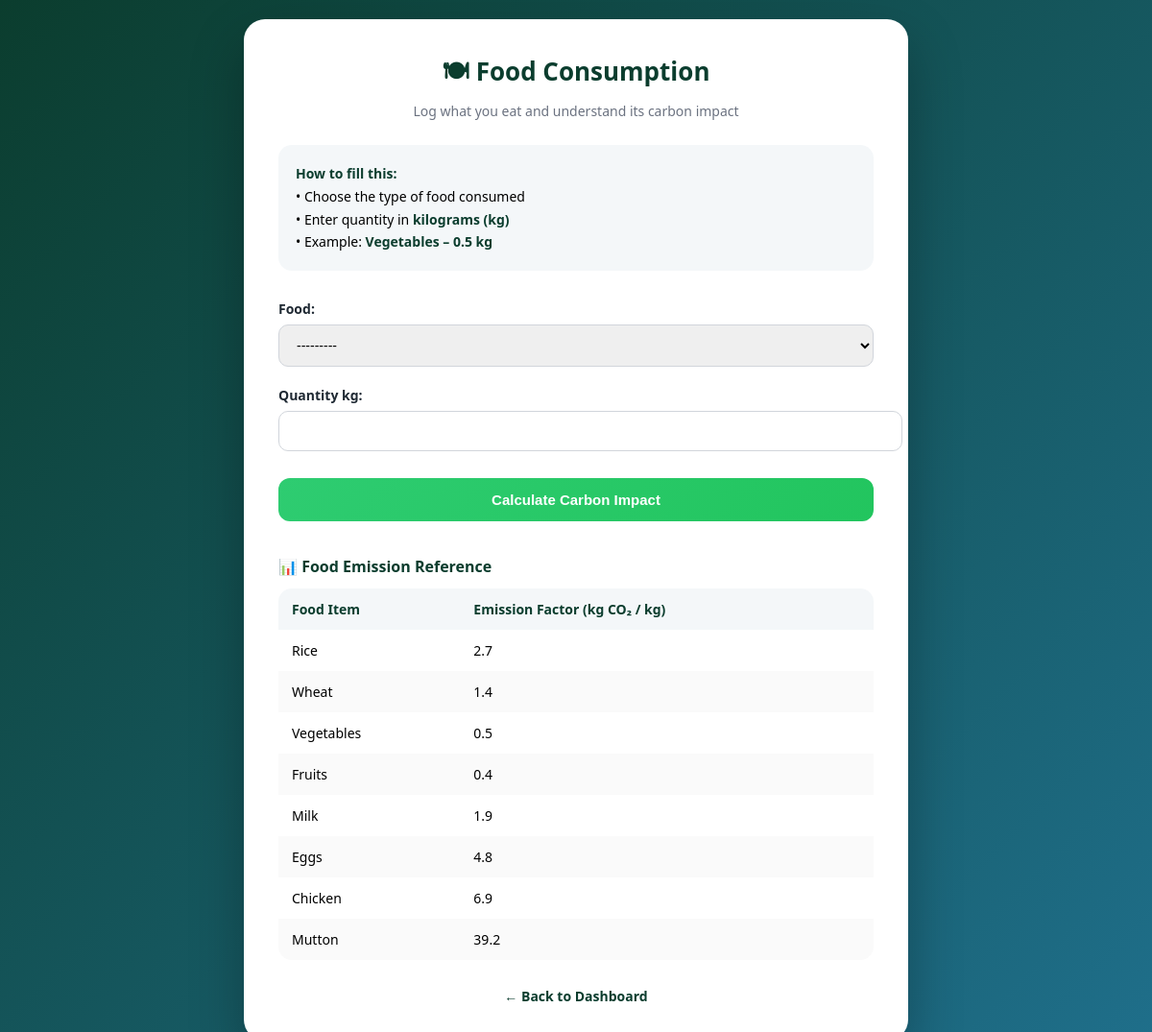
The app's page /dashboard/food/ (signed in) with its own data.
### dashboard/models.py (models this page shows)
class FoodEmissionFactor(models.Model):
    food_name = models.CharField(max_length=100, unique=True)
    emission_factor = models.FloatField(help_text="kg CO₂ per kg")
    def __str__(self):
        return self.food_name

### dashboard/views.py (the view)
# urls.py: path('food/', views.food, name='food'),
@login_required
def food(request):
    if request.method == "POST":
        form = FoodForm(request.POST)
        if form.is_valid():
            obj = form.save(commit=False)
            obj.user = request.user
            obj.carbon_kg = calculate_food_carbon(
                obj.quantity_kg,
                obj.food.emission_factor
            )
            obj.save()
            return redirect("dashboard")
    else:
        form = FoodForm()
    food_factors = FoodEmissionFactor.objects.all()
    return render(
        request,
        "food.html",
        {
            "form": form,
            "food_factors": food_factors
        }
    )

### dashboard/forms.py
class FoodForm(forms.ModelForm):
    class Meta:
        model = FoodConsumption
        fields = ["food", "quantity_kg"]

### templates/food.html (shortened to what this page needs)
<!DOCTYPE html>
<html lang="en">
<head>
</head>
<body>
<div class="form-card">
    <div class="form-header">
        <h2>🍽 Food Consumption</h2>
        <p>Log what you eat and understand its carbon impact</p>
    </div>
    <div class="info-box">
        <b>How to fill this:</b><br>
        • Choose the type of food consumed<br>
        • Enter quantity in <b>kilograms (kg)</b><br>
        • Example: <b>Vegetables – 0.5 kg</b>
    </div>
    <form method="post">
        {{ form.as_p }}
        <button type="submit" class="submit-btn">Calculate Carbon Impact</button>
    </form>
    <div class="reference">
        <h4>📊 Food Emission Reference</h4>
        <table class="reference-table">
            <thead>
                <tr>
                    <th>Food Item</th>
                    <th>Emission Factor (kg CO₂ / kg)</th>
                </tr>
            </thead>
            <tbody>
                {% for item in food_factors %}
                <tr>
                    <td>{{ item.food_name }}</td>
                    <td>{{ item.emission_factor }}</td>
                </tr>
                {% endfor %}
            </tbody>
        </table>
    </div>
    <div class="back-link">
        <a href="/dashboard/">← Back to Dashboard</a>
    </div>
</div>
</body>
</html>

### templates/food.html (style rules this page uses)
:root { --primary: #0B3D2E; --secondary: #1F6F8B; --accent: #2ECC71; --bg-light: #F4F7F9; --text-dark: #1F2933; }
body { min-height: 100vh; margin: 0; background: linear-gradient(135deg, var(--primary), var(--secondary)); font-family: 'Segoe UI', Tahoma, Geneva, Verdana, sans-serif; display: flex; align-items: center; justify-content: center; padding: 20px; }
.form-card { background: #ffffff; width: 100%; max-width: 620px; padding: 36px; border-radius: 22px; box-shadow: 0 25px 55px rgba(0, 0, 0, 0.28); }
.form-header { text-align: center; margin-bottom: 26px; }
.form-header h2 { margin: 0; font-size: 26px; font-weight: 800; color: var(--primary); }
.form-header p { margin-top: 6px; font-size: 14px; color: #6b7280; }
.info-box { background: var(--bg-light); border-radius: 14px; padding: 18px; margin-bottom: 28px; font-size: 14px; line-height: 1.7; }
.info-box b { color: var(--primary); }
form p { margin-bottom: 18px; }
form label { font-weight: 600; font-size: 14px; color: var(--text-dark); }
form input, form select, form textarea { width: 100%; padding: 12px 14px; border-radius: 10px; border: 1px solid #d1d5db; font-size: 14px; margin-top: 6px; outline: none; transition: border-color 0.3s, box-shadow 0.3s; }
.submit-btn { width: 100%; padding: 14px; margin-top: 10px; background: linear-gradient(135deg, var(--accent), #22c55e); color: #ffffff; border: none; border-radius: 12px; font-size: 15px; font-weight: 700; cursor: pointer; transition: transform 0.2s, box-shadow 0.2s; }
.reference { margin-top: 36px; }
.reference h4 { margin-bottom: 12px; color: var(--primary); }
.reference-table { width: 100%; border-collapse: collapse; font-size: 14px; overflow: hidden; border-radius: 14px; }
.reference-table thead { background: var(--bg-light); }
.reference-table th, .reference-table td { padding: 12px 14px; text-align: left; }
.reference-table th { font-weight: 700; color: var(--primary); }
.reference-table tbody tr:nth-child(even) { background: #fafafa; }
.back-link { text-align: center; margin-top: 26px; }
.back-link a { text-decoration: none; font-weight: 600; font-size: 14px; color: var(--primary); }

### records on screen
FoodEmissionFactor: food_name "Rice", emission_factor "2.7"
FoodEmissionFactor: food_name "Wheat", emission_factor "1.4"
FoodEmissionFactor: food_name "Vegetables", emission_factor "0.5"
FoodEmissionFactor: food_name "Fruits", emission_factor "0.4"
FoodEmissionFactor: food_name "Milk", emission_factor "1.9"
FoodEmissionFactor: food_name "Eggs", emission_factor "4.8"
FoodEmissionFactor: food_name "Chicken", emission_factor "6.9"
FoodEmissionFactor: food_name "Mutton", emission_factor "39.2"
